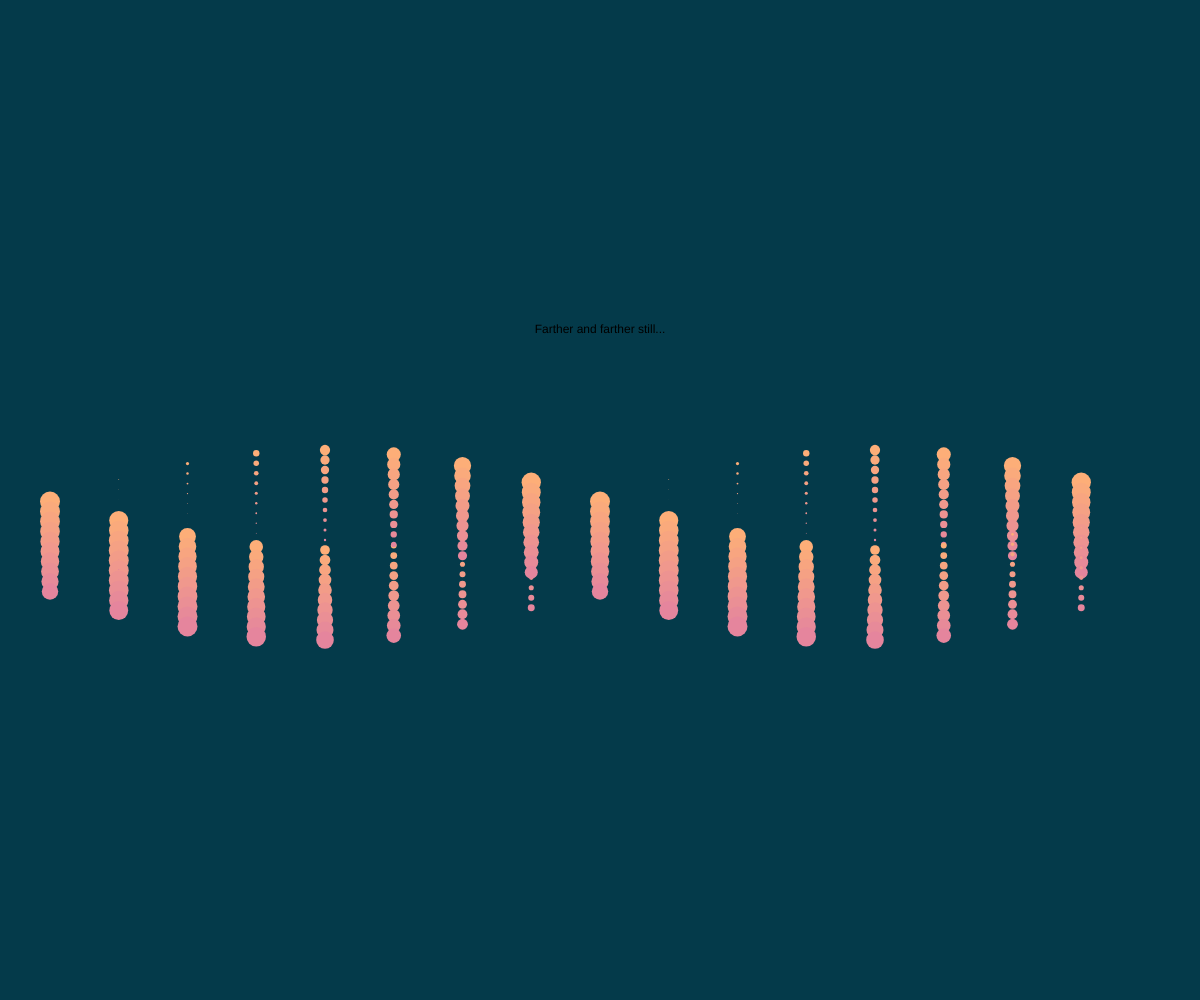
Frame 1 (no input)
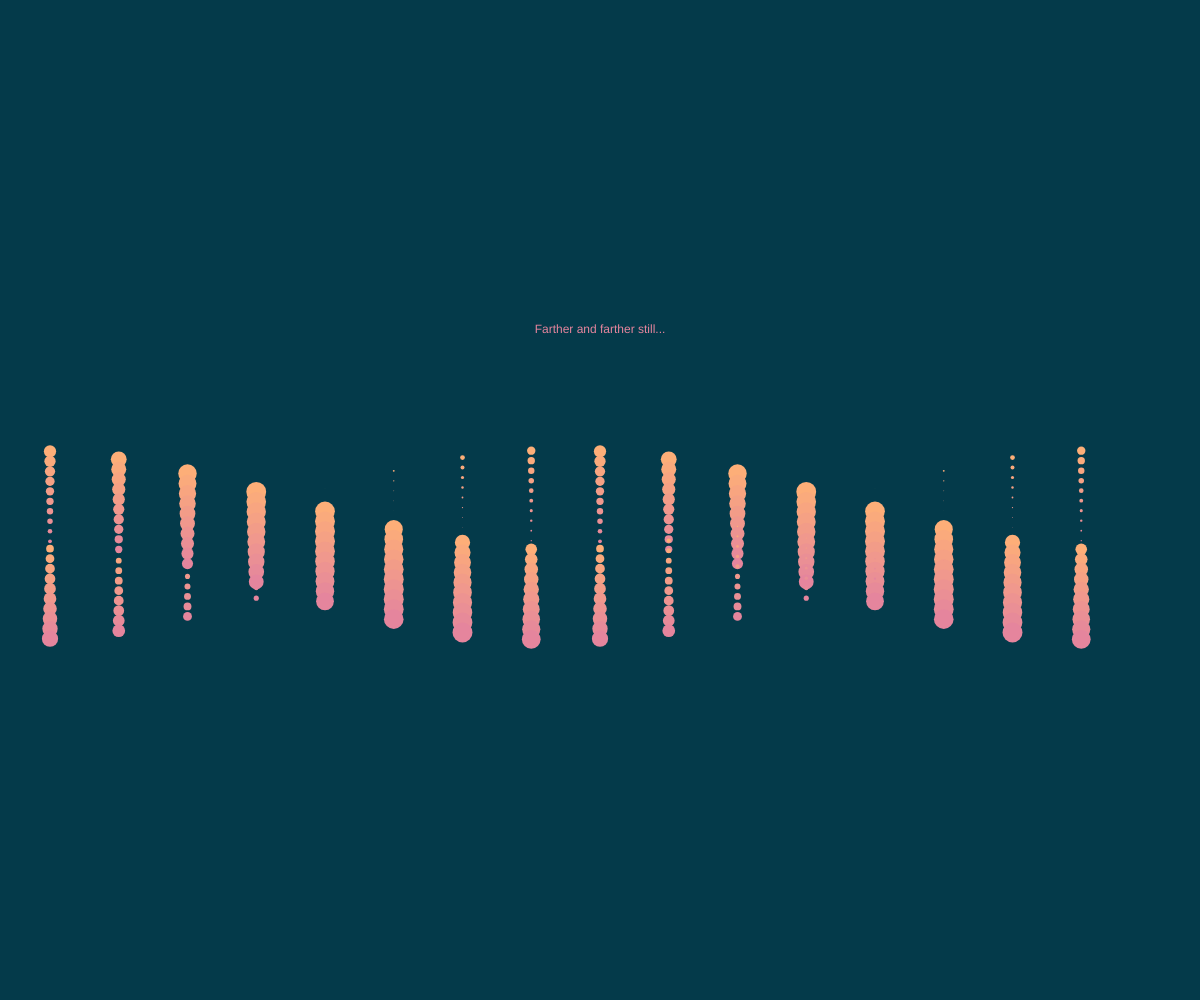
Frame 60 (no input)
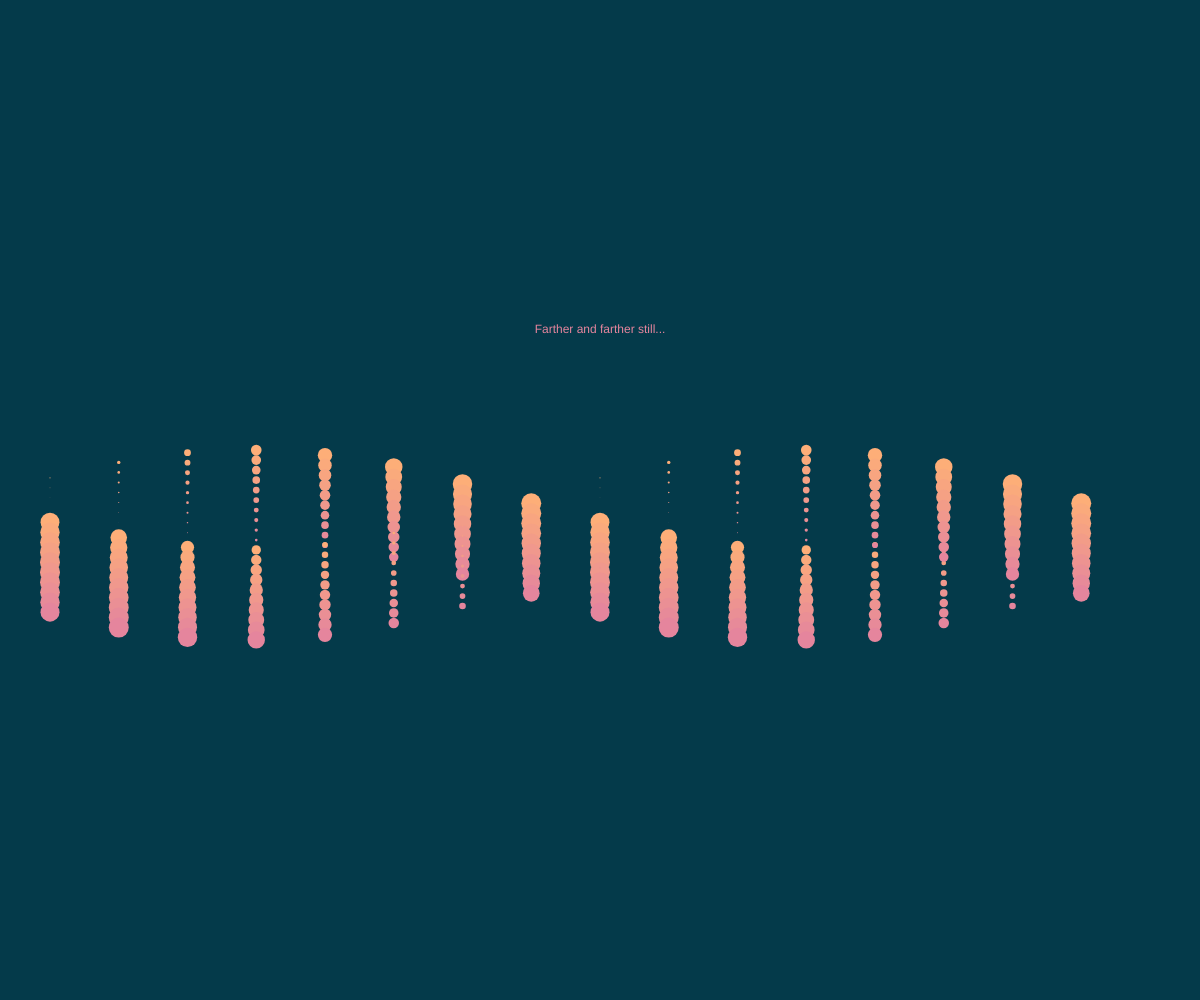
Frame 120 (the mouse pressed at the canvas centre since frame 60)

The p5.js sketch that drew these frames (run headless with seeded random() and noise() and a simulated clock; from frame 60 on, the mouse is pressed at the canvas centre):

// p5.js sketch
// ── sketch.js
var phase, speed, maxCircleSize, numRows, numCols, numStrands, colorA, colorB, phrase;

function setup() {
    createCanvas(windowWidth, windowHeight);
    noStroke();

    phase = 0;
    speed = 0.03;
    maxCircleSize = 20;
    numRows = 10;
    numCols = 16;
    numStrands = 2;

    colorA = color(253, 174, 120);
    colorB = color(226, 129, 161);

    phrase = 'Farther and farther still...';
}

function draw() {
    background(4, 58, 74);
    textAlign(CENTER);
    text(phrase, windowWidth / 2, windowHeight / 3)
    phase = frameCount * speed;

    for (var strand = 0; strand < numStrands; strand += 1) {
        var strandPhase = phase + map(strand, 0, numStrands, 0, TWO_PI);

        for (var col = 0; col < numCols; col += 1) {
            var colOffset = map(col, 0, numCols, 0, TWO_PI);
            var x = map(col, 0, numCols, 50, width - 50);

            for (var row = 0; row < numRows; row += 1) {
                var y = height / 2 + row * 10 + sin(strandPhase + colOffset) * 50;
                var sizeOffset = (cos(strandPhase - (row / numRows) + colOffset) + 1) * 0.5;
                var circleSize = sizeOffset * maxCircleSize;

                fill(lerpColor(colorA, colorB, row / numRows));
                ellipse(x, y, circleSize, circleSize);
            }
        }
    }
}
